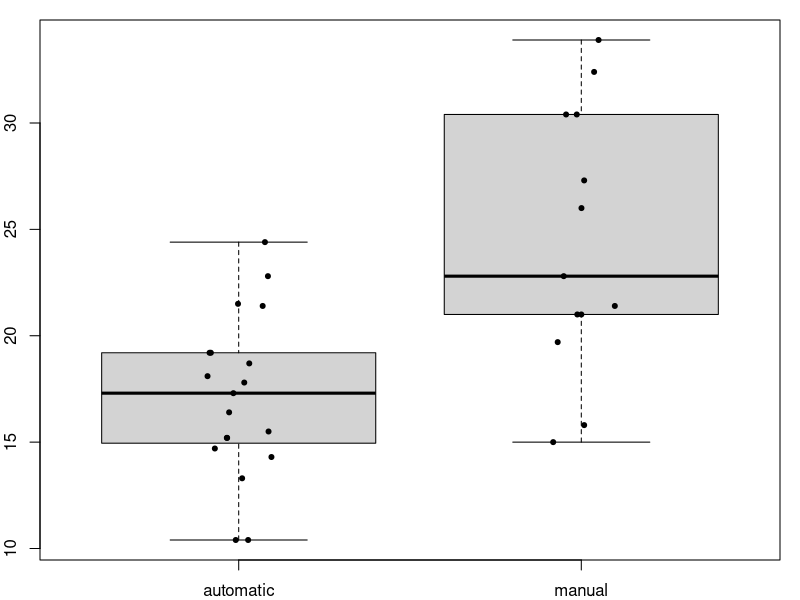
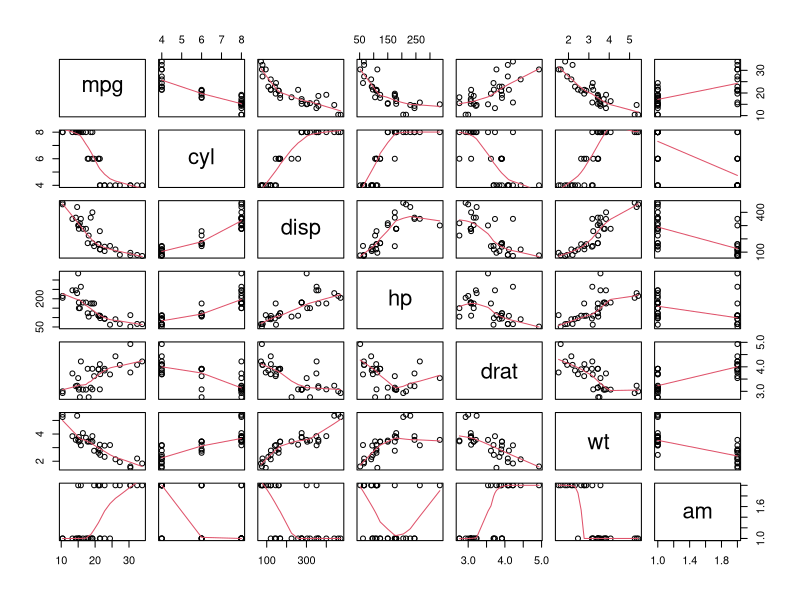
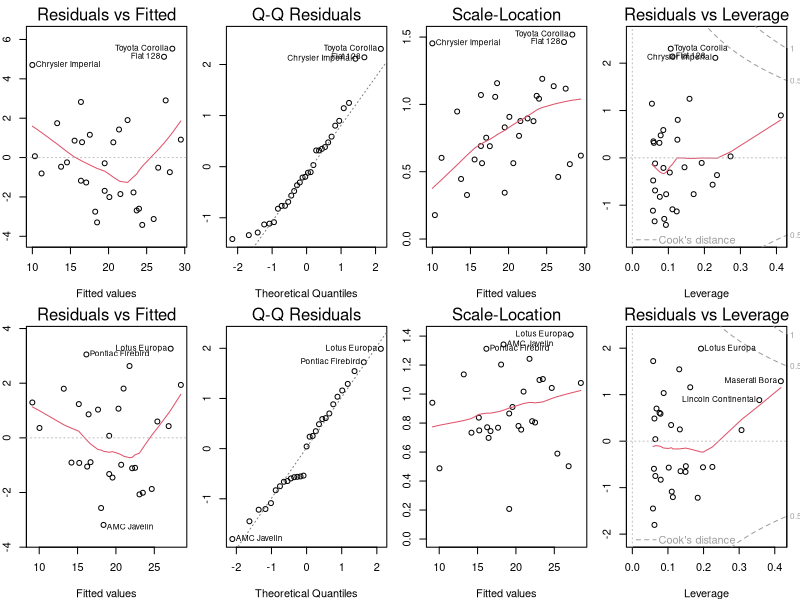
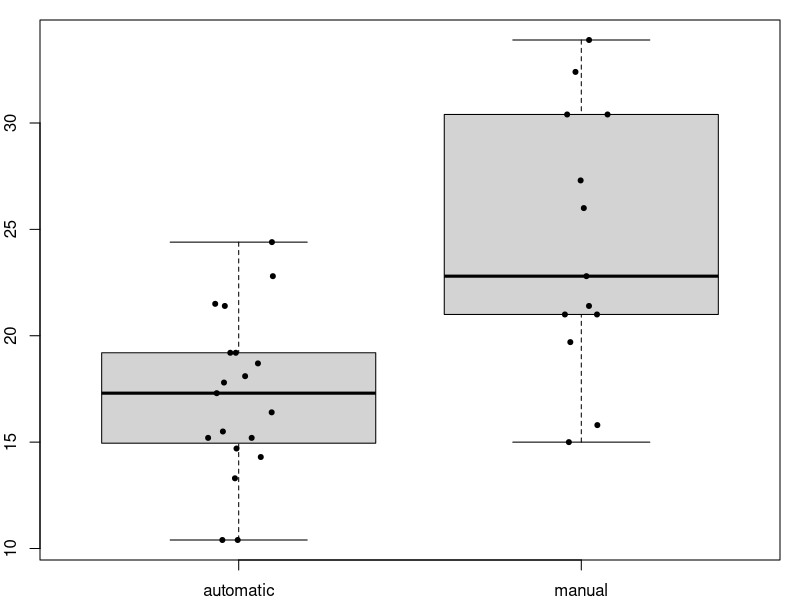
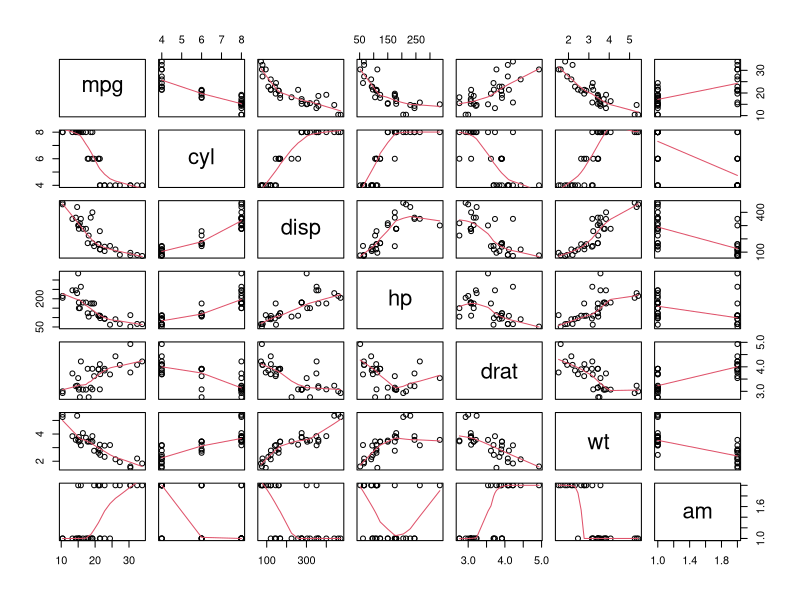
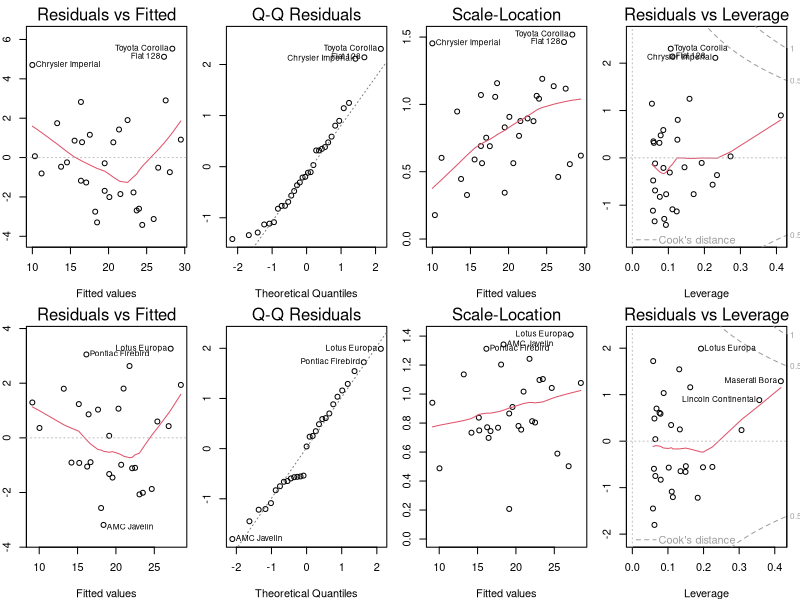

Recreate these plots in R, in order.
## ---- chunk 1
knitr::opts_chunk$set(echo=FALSE)

## ---- chunk 2
data(mtcars)
mtcars2 <- within(mtcars, {
    am <- factor(am, labels = c("automatic", "manual"))
    vs <- factor(vs, labels = c("Vengine", "Iengine"))
})

op <- par(mar = c(2,2,1,1))
boxplot(mpg ~ am, data = mtcars2)
stripchart(mpg ~ am, data = mtcars2, vertical = T, method = "jitter", pch = 20, add = T)
par(op)

fit1 <- lm(mpg ~ am, data = mtcars2)
coef1 <- summary(fit1)$coef
## ---- chunk 3
pairs(mtcars2[, c(1:6,9)], panel = panel.smooth)
## ---- chunk 4
fit2 <- lm(mpg ~ ., data = mtcars2)
sort(summary(fit2)$coef[, 4])
## ---- chunk 5
fit3 <- lm(mpg ~ disp + hp + drat + wt + am + gear, data = mtcars2)
coef3 <- summary(fit3)$coef
sort(coef3[, 4])
## ---- chunk 6
fit4 <- lm(mpg ~ hp + wt + am, data = mtcars2)
anova43 <- anova(fit4, fit3)
## ---- chunk 7
fit3 <- lm(mpg ~ disp + hp + drat + wt + am + gear, data = mtcars2)
fit4 <- lm(mpg ~ hp + wt + am, data = mtcars2)
anova(fit4, fit3)
## ---- chunk 8
outliers <- c("Chrysler Imperial", "Fiat 128", "Toyota Corolla")
mtcars3 <- mtcars2[!is.element(rownames(mtcars2), outliers), ]
fit5 <- lm(mpg ~ hp + wt + am, data = mtcars3)
op <- par(mfrow = c(2,4), mar = c(4,2,2,1))
plot(fit4)
plot(fit5)
par(op)
## ---- chunk 9
coef5 <- summary(fit5)$coef
coef5
CI <- coef5[4, 1] + c(-1, 1) * qt(0.975, df = fit5$df)
## ---- chunk 10
knitr::opts_chunk$set(echo=TRUE)
## ---- chunk 11
data(mtcars)
mtcars2 <- within(mtcars, {
    am <- factor(am, labels = c("automatic", "manual"))
    vs <- factor(vs, labels = c("Vengine", "Iengine"))
})

op <- par(mar = c(2,2,1,1))
boxplot(mpg ~ am, data = mtcars2)
stripchart(mpg ~ am, data = mtcars2, vertical = T, method = "jitter", pch = 20, add = T)
par(op)
## ---- chunk 12
fit1 <- lm(mpg ~ am, data = mtcars2)
coef1 <- summary(fit1)$coef
coef1

pairs(mtcars2[, c(1:6,9)], panel = panel.smooth)

fit2 <- lm(mpg ~ ., data = mtcars2)
summary(fit2)$coef

fit3 <- lm(mpg ~ disp + hp + drat + wt + am + gear, data = mtcars2)
summary(fit3)$coef

fit4 <- lm(mpg ~ hp + wt + am, data = mtcars2)
anova(fit4, fit3)
## ---- chunk 13
outliers <- c("Chrysler Imperial", "Fiat 128", "Toyota Corolla")
mtcars3 <- mtcars2[!is.element(rownames(mtcars2), outliers), ]
fit5 <- lm(mpg ~ hp + wt + am, data = mtcars3)
op <- par(mfrow = c(2,4), mar = c(4,2,2,1))
plot(fit4)
plot(fit5)
par(op)
## ---- chunk 14
print(coef5 <- summary(fit5)$coef)
print(CI <- coef5[4, 1] + c(-1, 1) * qt(0.975, df = fit5$df))
